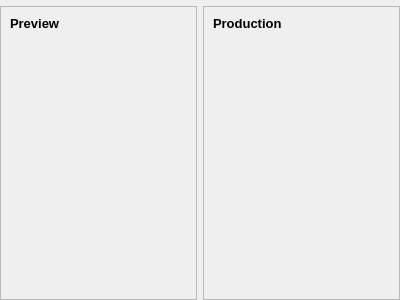
<?xml version="1.0" encoding="UTF-8"?>
<ui version="4.0">
 <class>TwinRenderSettings</class>
 <widget class="QWidget" name="TwinRenderSettings">
  <property name="geometry">
   <rect>
    <x>0</x>
    <y>0</y>
    <width>400</width>
    <height>300</height>
   </rect>
  </property>
  <property name="windowTitle">
   <string>Form</string>
  </property>
  <layout class="QVBoxLayout" name="verticalLayout" stretch="0,1">
   <property name="margin">
    <number>0</number>
   </property>
   <item>
    <widget class="StashFrame" name="frame_3">
     <property name="frameShape">
      <enum>QFrame::StyledPanel</enum>
     </property>
     <property name="frameShadow">
      <enum>QFrame::Raised</enum>
     </property>
    </widget>
   </item>
   <item>
    <layout class="QHBoxLayout" name="horizontalLayout">
     <item>
      <widget class="QFrame" name="frame_2">
       <property name="frameShape">
        <enum>QFrame::StyledPanel</enum>
       </property>
       <property name="frameShadow">
        <enum>QFrame::Raised</enum>
       </property>
       <layout class="QVBoxLayout" name="verticalLayout_3" stretch="0,1">
        <item>
         <widget class="QLabel" name="label">
          <property name="font">
           <font>
            <pointsize>10</pointsize>
            <weight>75</weight>
            <bold>true</bold>
           </font>
          </property>
          <property name="text">
           <string>Preview</string>
          </property>
         </widget>
        </item>
        <item>
         <widget class="RenderSettings" name="widget_2" native="true"/>
        </item>
       </layout>
      </widget>
     </item>
     <item>
      <widget class="QFrame" name="frame">
       <property name="frameShape">
        <enum>QFrame::StyledPanel</enum>
       </property>
       <property name="frameShadow">
        <enum>QFrame::Raised</enum>
       </property>
       <layout class="QVBoxLayout" name="verticalLayout_2" stretch="0,1">
        <item>
         <widget class="QLabel" name="label_2">
          <property name="font">
           <font>
            <pointsize>10</pointsize>
            <weight>75</weight>
            <bold>true</bold>
           </font>
          </property>
          <property name="text">
           <string>Production</string>
          </property>
         </widget>
        </item>
        <item>
         <widget class="RenderSettings" name="widget" native="true"/>
        </item>
       </layout>
      </widget>
     </item>
    </layout>
   </item>
  </layout>
 </widget>
 <customwidgets>
  <customwidget>
   <class>StashFrame</class>
   <extends>QFrame</extends>
   <header>stashframe.hh</header>
   <container>1</container>
  </customwidget>
  <customwidget>
   <class>RenderSettings</class>
   <extends>QWidget</extends>
   <header>rendersettings.hh</header>
   <container>1</container>
  </customwidget>
 </customwidgets>
 <resources/>
 <connections/>
</ui>
